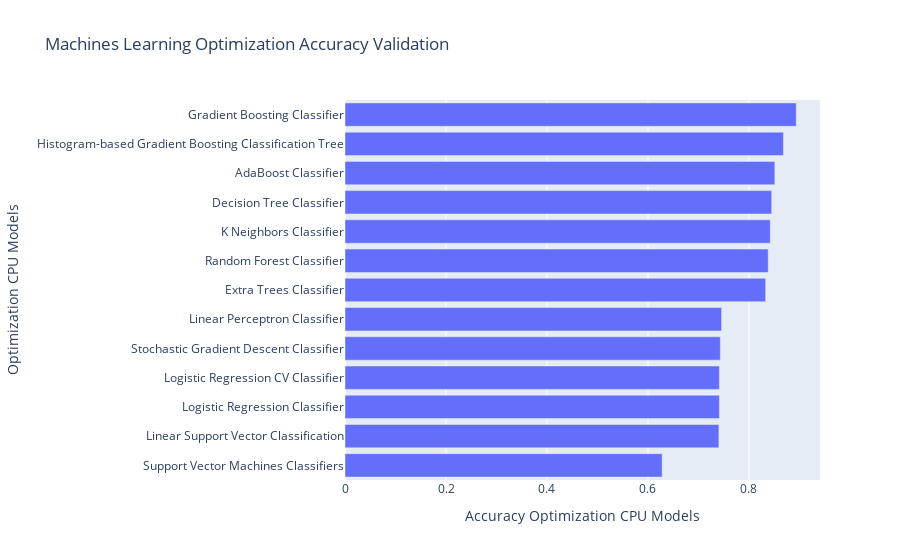

Notebook source saved alongside this figure:
### Markdown cell above
### Accuracy Score

### Code cell
# Random Forest Classifier
Valid_accuracy_rf_op_m_1_cpu = accuracy_score(y_test, rf_op_m_1_pred_vaild_cpu)

# Gradient Boosting Classifier
Valid_accuracy_gb_op_m_1_cpu = accuracy_score(y_test, gb_op_m_1_pred_vaild_cpu)

# Histogram-based Gradient Boosting Classification Tree
Valid_accuracy_hgb_op_m_1_cpu = accuracy_score(y_test, hgb_op_m_1_pred_vaild_cpu)

# AdaBoost Classifier
Valid_accuracy_ad_op_m_1_cpu = accuracy_score(y_test, ad_op_m_1_pred_vaild_cpu)

# Extra Trees Classifier
Valid_accuracy_et_op_m_1_cpu = accuracy_score(y_test, et_op_m_1_pred_vaild_cpu)

# K Neighbors Classifier
Valid_accuracy_knn_op_m_1_cpu = accuracy_score(y_test, knn_op_m_1_pred_vaild_cpu)

# Decision Tree Classifier
Valid_accuracy_dt_op_m_1_cpu = accuracy_score(y_test, dt_op_m_1_pred_vaild_cpu)

# Logistic Regression Classifier
Valid_accuracy_lg_op_m_1_cpu = accuracy_score(y_test, lg_op_m_1_pred_vaild_cpu)

# Logistic Regression CV Classifier
Valid_accuracy_lgcv_op_m_1_cpu = accuracy_score(y_test, lgcv_op_m_1_pred_vaild_cpu)

# Stochastic Gradient Descent Classifier
Valid_accuracy_sgdc_op_m_1_cpu = accuracy_score(y_test, sgdc_op_m_1_pred_vaild_cpu)

# Linear Perceptron Classifier
Valid_accuracy_lpc_op_m_1_cpu = accuracy_score(y_test, lpc_op_m_1_pred_vaild_cpu)

# Support Vector Machines Classifiers
Valid_accuracy_svm_op_m_1_cpu = accuracy_score(y_test, svm_op_m_1_pred_vaild_cpu)

# Linear Support Vector Classification
Valid_accuracy_lsvm_op_m_1_cpu = accuracy_score(y_test, lsvm_op_m_1_pred_vaild_cpu)

cpu_ml_op_m_1_valid_compare = pd.DataFrame({"Optimization CPU Models": [
                                "Random Forest Classifier", 
                                "Gradient Boosting Classifier",
                                "Histogram-based Gradient Boosting Classification Tree",
                                "AdaBoost Classifier",
                                "Extra Trees Classifier",
                                "K Neighbors Classifier",
                                "Decision Tree Classifier",
                                "Logistic Regression Classifier",
                                "Logistic Regression CV Classifier",
                                "Stochastic Gradient Descent Classifier",
                                "Linear Perceptron Classifier",
                                "Support Vector Machines Classifiers",
                                "Linear Support Vector Classification",
                                ],

                "Accuracy Optimization CPU Models": [
                                Valid_accuracy_rf_op_m_1_cpu, 
                                Valid_accuracy_gb_op_m_1_cpu,
                                Valid_accuracy_hgb_op_m_1_cpu,
                                Valid_accuracy_ad_op_m_1_cpu,
                                Valid_accuracy_et_op_m_1_cpu,
                                Valid_accuracy_knn_op_m_1_cpu,
                                Valid_accuracy_dt_op_m_1_cpu,
                                Valid_accuracy_lg_op_m_1_cpu,
                                Valid_accuracy_lgcv_op_m_1_cpu,
                                Valid_accuracy_sgdc_op_m_1_cpu,
                                Valid_accuracy_lpc_op_m_1_cpu,
                                Valid_accuracy_svm_op_m_1_cpu,
                                Valid_accuracy_lsvm_op_m_1_cpu,
                                ],
                        })        
print(tabulate(cpu_ml_op_m_1_valid_compare.sort_values(by="Accuracy Optimization CPU Models", ascending=False), headers = 'keys', tablefmt = 'psql'))
fig = px.bar(cpu_ml_op_m_1_valid_compare.sort_values(by="Accuracy Optimization CPU Models", ascending=True), x = "Accuracy Optimization CPU Models", y = "Optimization CPU Models", title = "Machines Learning Optimization Accuracy Validation")
fig.show()

### Figure 1 — Plotly figure (JSON) as saved in the notebook; plotly's stock layout.template omitted (floating-point values rounded to 4 significant figures)
{"data": [{"alignmentgroup": "True", "hovertemplate": "Accuracy Optimization CPU Models=%{x}<br>Optimization CPU Models=%{y}<extra></extra>", "legendgroup": "", "marker": {"color": "#636efa", "pattern": {"shape": ""}}, "name": "", "offsetgroup": "", "orientation": "h", "showlegend": false, "textposition": "auto", "type": "bar", "x": [0.6281, 0.7404, 0.7414, 0.7414, 0.7433, 0.7458, 0.833, 0.838, 0.8421, 0.8449, 0.8512, 0.8682, 0.8936], "xaxis": "x", "y": ["Support Vector Machines Classifiers", "Linear Support Vector Classification", "Logistic Regression Classifier", "Logistic Regression CV Classifier", "Stochastic Gradient Descent Classifier", "Linear Perceptron Classifier", "Extra Trees Classifier", "Random Forest Classifier", "K Neighbors Classifier", "Decision Tree Classifier", "AdaBoost Classifier", "Histogram-based Gradient Boosting Classification Tree", "Gradient Boosting Classifier"], "yaxis": "y"}], "layout": {"barmode": "relative", "legend": {"tracegroupgap": 0}, "title": {"text": "Machines Learning Optimization Accuracy Validation"}, "xaxis": {"anchor": "y", "domain": [0, 1], "title": {"text": "Accuracy Optimization CPU Models"}}, "yaxis": {"anchor": "x", "domain": [0, 1], "title": {"text": "Optimization CPU Models"}}}}
